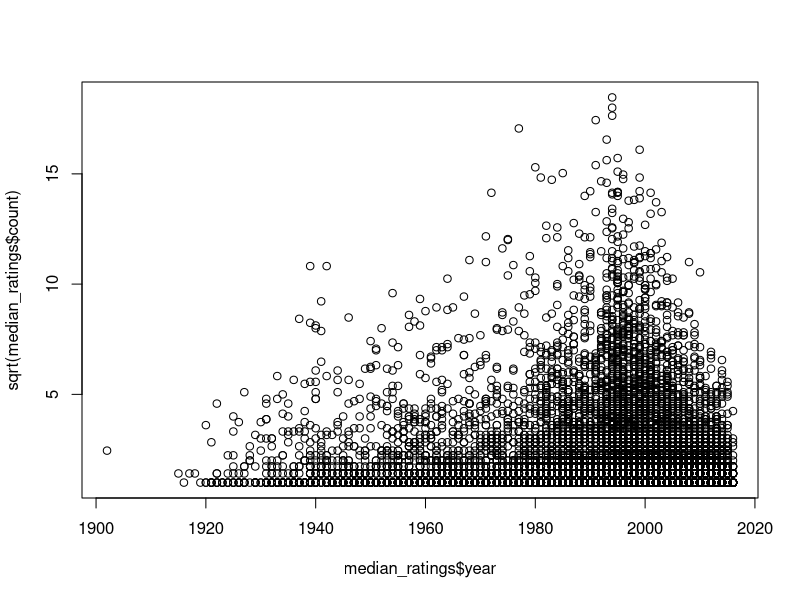
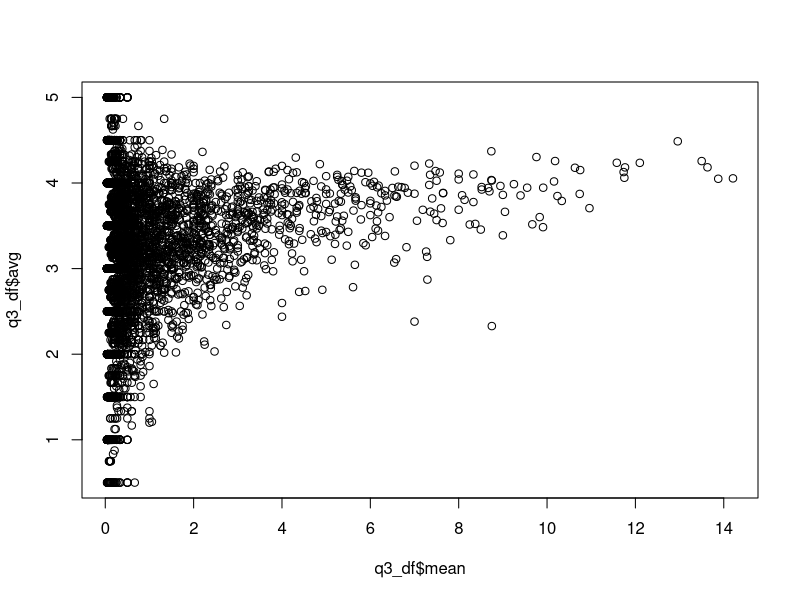
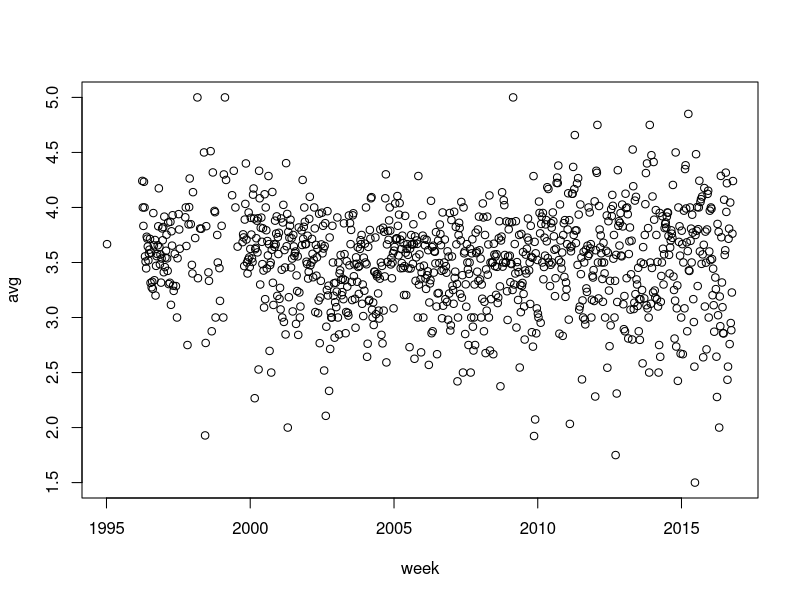
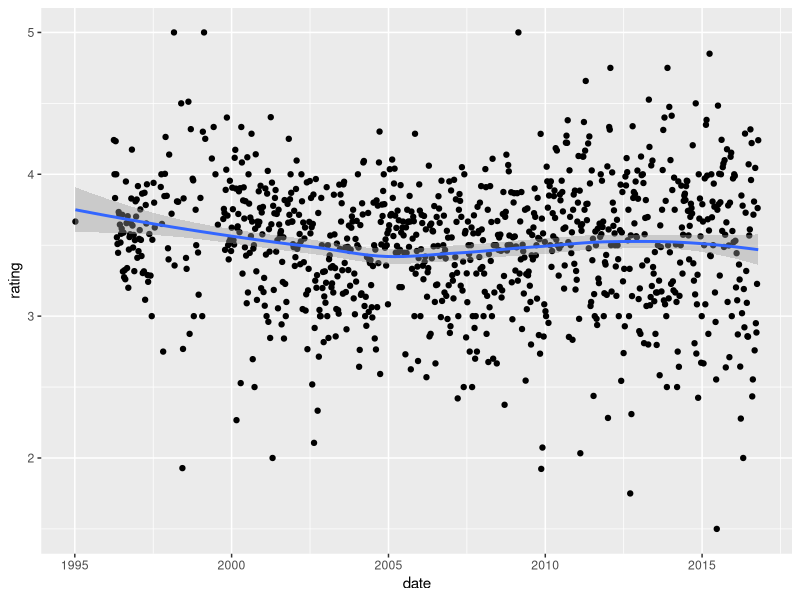
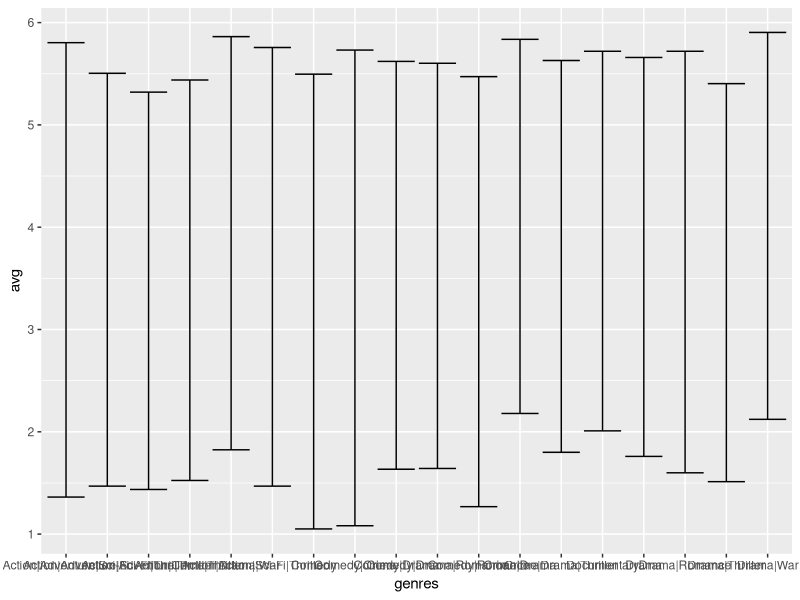

Write the R code that produced these figures, in order.
library(tidyverse)
library(lubridate)
library(dslabs)
data("movielens")

colnames(movielens)

# Q1 Year with Highest median number of rating

median_ratings <- movielens %>% group_by(movieId, year) %>% summarise(count = n())
median_ratings
plot(median_ratings$year, sqrt(median_ratings$count))

median_year <- median_ratings %>% group_by(year) %>% summarise(median = median(count))

which.max(median_year$median)
median_year$year[82]

movie_1993 <- movielens %>% filter(year>= 1993, year <= 2018) %>% group_by(movieId) %>% summarise(avg_per_year = n()/26)

movie_1993 <- data.frame(movie_1993)

head(movie_1993)

shawshank <- movielens %>% filter(year>= 1993, year <= 2018) %>% filter(str_detect(title, "Shawshank Redemption"))

forrest <- movielens %>% filter(year>= 1993, year <= 2018) %>% filter(str_detect(title, "Forrest Gump"))

movie_1993 %>% filter(movieId == 356)

mean(shawshank$rating)

length(forrest$movieId)/25
movie_1993


movielens %>% 
  filter(year >= 1993) %>% 
  group_by(title) %>% 
  summarize(n_of_ratings = n(), year = year, yeardiff = 2018 - year) %>% 
  group_by(title, year) %>% 
  summarize(mean = mean(n_of_ratings/yeardiff)) %>% 
  group_by(title) %>% 
  arrange(desc(mean)) %>%
  top_n(25)

colnames(movielens)

movie_1993 <- movielens %>% 
  filter(year >= 1993) %>% 
  group_by(title) %>% 
  summarize(avg = sum(rating/n()), n_of_ratings = n(), year = year, yeardiff = 2018 - year, sum = sum(rating)) %>% 
  group_by(title, year) %>% 
  summarize(mean = mean(n_of_ratings/yeardiff)) %>% 
  group_by(title) %>% 
  arrange(desc(mean))

movie_avg_rating <- movielens %>% filter(year >= 1993) %>% 
  group_by(title) %>% 
  summarize(n_of_ratings = n(), avg = sum(rating/n())) %>% arrange(desc(avg))
movie_avg_rating

q3_df <- left_join(movie_1993, movie_avg_rating)

data <- q3_df %>% mutate(strata = round(mean)) %>% group_by(strata)
data
plot(q3_df$mean, q3_df$avg)

q3_df

movielens <- mutate(movielens, date = as_datetime(timestamp))
movielens

q6 <- movielens %>% mutate(week = round_date(date, unit = "week")) %>% group_by(week) %>% summarize(avg = sum(rating)/n())
q6
plot(q6)

movielens %>% mutate(date = round_date(date, unit = "week")) %>%
  group_by(date) %>%
  summarize(rating = mean(rating)) %>%
  ggplot(aes(date, rating)) +
  geom_point() +
  geom_smooth()

genres <- movielens %>% group_by(genres) %>% filter(n()>1000) %>% summarize(avg = mean(rating), sd = sd(rating))

genres %>% ggplot(aes(genres, avg, ymin = avg - 2*sd, ymax = avg + 2*sd)) + geom_errorbar()
